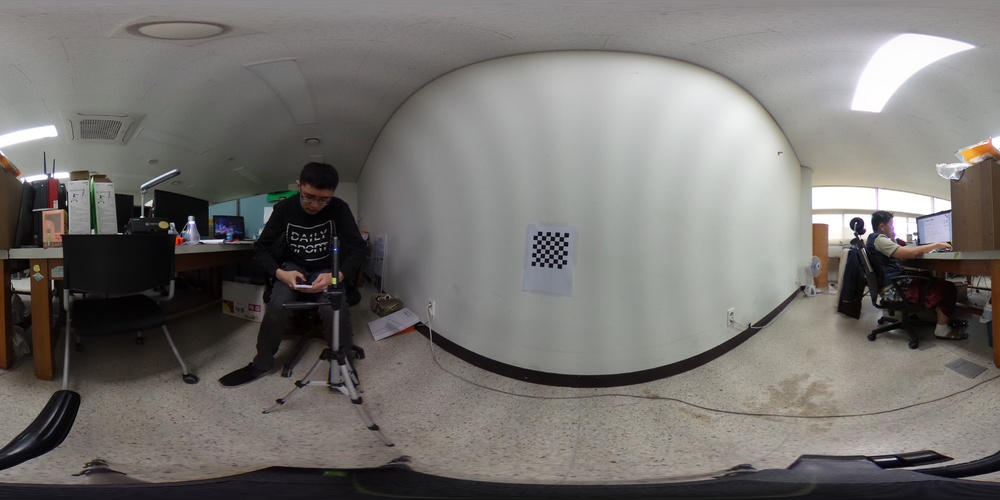
//> input picture rotate_0_0_30_test_image.JPG, 1000 x 500 px, shrunk from 5376 x 2688 before the run
$ ./Equirectangular_rotate rotate_0_0_30_test_image.JPG 2 2 2   (built with g++ and OpenCV 4)
//> lines starting //> are read from the running program, lines starting //| are printed output that depends on the picture
#define _USE_MATH_DEFINES
#include <cmath>
#include <iostream>
#include <omp.h>

#define RAD(x) M_PI*(x)/180.0
#define DEGREE(x) 180.0*(x)/M_PI

#include <opencv2/opencv.hpp>

using namespace std;
using namespace cv;

void draw_progress(float progress)
{
    std::cout << "[";
    int bar_width = 70;
    int pos = bar_width * progress;
    for (int i = 0; i < bar_width; ++i) {
        if (i < pos) std::cout << "=";
        else if (i == pos) std::cout << ">";
        else std::cout << " ";
    }
    std::cout << "] " << int(progress * 100.0) << " %\r";
    std::cout.flush();
}

// XYZ-eular rotation
Mat eular2rot(Vec3d theta)
{
    // Calculate rotation about x axis
    Mat R_x = (Mat_<double>(3,3) <<
               1,       0,              0,
               0,       cos(theta[0]),   -sin(theta[0]),
               0,       sin(theta[0]),   cos(theta[0])
               );

    // Calculate rotation about y axis
    Mat R_y = (Mat_<double>(3,3) <<
               cos(theta[1]),    0,      sin(theta[1]),
               0,               1,      0,
               -sin(theta[1]),   0,      cos(theta[1])
               );

    // Calculate rotation about z axis
    Mat R_z = (Mat_<double>(3,3) <<
               cos(theta[2]),    -sin(theta[2]),      0,
               sin(theta[2]),    cos(theta[2]),       0,
               0,               0,                  1);

    // Combined rotation matrix
    Mat R = R_x * R_y * R_z;

    return R;
}

// Rotation matrix to rotation vector in XYZ-eular order
Vec3d rot2eular(Mat R)
{
    double sy = sqrt(R.at<double>(2,2) * R.at<double>(2,2) +  R.at<double>(1,2) * R.at<double>(1,2) );

    bool singular = sy < 1e-6; // If

    double x, y, z;
    if (!singular)
    {
        x = atan2(-R.at<double>(1,2) , R.at<double>(2,2));
        y = atan2(R.at<double>(0,2), sy);
        z = atan2(-R.at<double>(0,1), R.at<double>(0,0));
    }
    else
    {
        x = 0;
        y = atan2(R.at<double>(0,2), sy);
        z = atan2(-R.at<double>(0,1), R.at<double>(0,0));
    }
    return Vec3d(x, y, z);
}

// rotate pixel, in_vec as input(row, col)
Vec2i rotate_pixel(const Vec2i& in_vec, Mat& rot_mat, int width, int height)
{
    Vec2d vec_rad = Vec2d(M_PI*in_vec[0]/height, 2*M_PI*in_vec[1]/width);

    Vec3d vec_cartesian;
    vec_cartesian[0] = -sin(vec_rad[0])*cos(vec_rad[1]);
    vec_cartesian[1] = sin(vec_rad[0])*sin(vec_rad[1]);
    vec_cartesian[2] = cos(vec_rad[0]);

    double* rot_mat_data = (double*)rot_mat.data;
    Vec3d vec_cartesian_rot;
    vec_cartesian_rot[0] = rot_mat_data[0]*vec_cartesian[0] + rot_mat_data[1]*vec_cartesian[1] + rot_mat_data[2]*vec_cartesian[2];
    vec_cartesian_rot[1] = rot_mat_data[3]*vec_cartesian[0] + rot_mat_data[4]*vec_cartesian[1] + rot_mat_data[5]*vec_cartesian[2];
    vec_cartesian_rot[2] = rot_mat_data[6]*vec_cartesian[0] + rot_mat_data[7]*vec_cartesian[1] + rot_mat_data[8]*vec_cartesian[2];

    Vec2d vec_rot;
    vec_rot[0] = acos(vec_cartesian_rot[2]);
    vec_rot[1] = atan2(vec_cartesian_rot[1], -vec_cartesian_rot[0]);
    if(vec_rot[1] < 0)
        vec_rot[1] += M_PI*2;

    Vec2i vec_pixel;
    vec_pixel[0] = height*vec_rot[0]/M_PI;
    vec_pixel[1] = width*vec_rot[1]/(2*M_PI);

    return vec_pixel;
}

int main(int argc, char** argv)
{
    if(argc != 5)
    {
        cout << "Usage : Equirectangular_rotate.out <Image file name> <roll> <pitch> <yaw>" << endl;
        cout << "<roll>, <pitch>, <yaw> is rotation angle, It should be 0~360" << endl;
        return 0;
    }
    Mat im = imread(argv[1]);
//> im is the input picture: 500 rows x 1000 cols, CV_8UC3; mean B, G, R 111.4, 114.4, 117.3
    if(im.data == NULL)
    {
        cout << "Can't open image" << endl;
        return 0;
    }

    double im_width = im.cols;
//> im_width = 1000
    double im_height = im.rows;
//> im_height = 500
    double im_size = im_width*im_height;
//> im_size = 500000
    Size im_shape(im_height, im_width);
//> im_shape = Size(500, 1000)

    cout << "width : " << im_width << ", height : " << im_height << endl;
//| width : 1000, height : 500

    Mat2i im_pixel_rotate(im_height, im_width);
    Mat im_out(im.rows, im.cols, im.type());
    Vec3b* im_data = (Vec3b*)im.data;
    Vec3b* im_out_data = (Vec3b*)im_out.data;
    //Mat rot_mat = eular2rot(Vec3f(-RAD(atof(argv[2])), -RAD(atof(argv[3])), -RAD(atof(argv[4]))));
    Mat rot_mat = eular2rot(Vec3f(RAD(atof(argv[2])), RAD(atof(argv[3])), RAD(atof(argv[4]))));
//> in eular2rot, `Mat R_x = (Mat_<double>(3,3) << 1,       0,              0, 0,       c..`: R_x = [[1, 0, 0], [0, 0.999, -0.0349], [0, 0.0349, 0.999]]
//> in eular2rot, `Mat R_y = (Mat_<double>(3,3) << cos(theta[1]),    0,      sin(theta[1]..`: R_y = [[0.999, 0, 0.0349], [0, 1, 0], [-0.0349, 0, 0.999]]
//> in eular2rot, `Mat R_z = (Mat_<double>(3,3) << cos(theta[2]),    -sin(theta[2]),     ..`: R_z = [[0.999, -0.0349, 0], [0.0349, 0.999, 0], [0, 0, 1]]
//> in eular2rot, `Mat R = R_x * R_y * R_z;`: R = [[0.999, -0.0349, 0.0349], [0.0361, 0.999, -0.0349], [-0.0336, 0.0361, 0.999]]
//> rot_mat has the same summary as R in eular2rot
    #pragma omp parallel for
    for(int i = 0; i < static_cast<int>(im_height); i++)
    {
        for(int j = 0; j < static_cast<int>(im_width); j++)
        {
            // inverse warping
            Vec2i vec_pixel = rotate_pixel(Vec2i(i, j)
                                         , rot_mat
                                         , im_width, im_height);
            int origin_i = vec_pixel[0];
            int origin_j = vec_pixel[1];
            if((origin_i >= 0) && (origin_j >= 0) && (origin_i < im_height) && (origin_j < im_width))
            {
                im_out_data[i*im.cols + j] = im_data[origin_i*im.cols + origin_j];
            }
        }
        if(omp_get_thread_num() == 0)
            draw_progress((i*1.0f/(im_height/omp_get_num_threads())));
    }
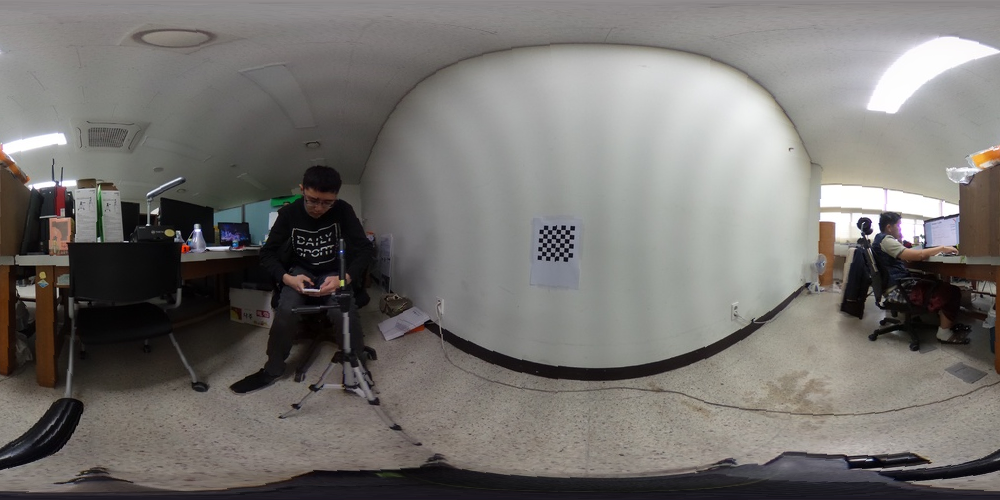
//> im_out: 500 rows x 1000 cols, CV_8UC3; mean B, G, R 111.6, 114.6, 117.5

    String savename = argv[1];
//> savename = "rotate_0_0_30_test_image.JPG"
    // [6 lines of commented-out code are left out]
    savename = "rotate_" + savename;
//> savename = "rotate_rotate_0_0_30_test_image.JPG"
    cout << "Save to " << savename << endl;
//| Save to rotate_rotate_0_0_30_test_image.JPG
    imwrite(savename, im_out);

    return 0;
}
